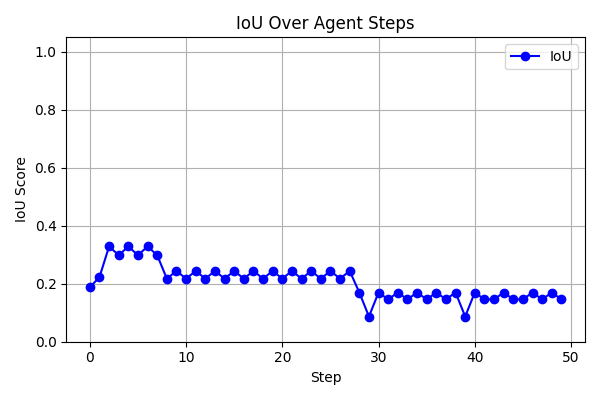

Reproduce this figure in Python.
import os
import matplotlib.pyplot as plt

def load_ious(output_root="outputs"):
    steps = sorted(
        [d for d in os.listdir(output_root) if d.startswith("step_")],
        key=lambda x: int(x.split("_")[1])
    )

    ious = []
    for step in steps:
        iou_path = os.path.join(output_root, step, "iou.txt")
        if os.path.exists(iou_path):
            with open(iou_path, "r") as f:
                try:
                    iou = float(f.read().strip())
                    ious.append(iou)
                except ValueError:
                    print(f"Invalid IoU in {iou_path}")
    return ious

def plot_ious(ious):
    plt.figure(figsize=(6, 4))
    plt.plot(range(len(ious)), ious, marker='o', color='blue', label="IoU")
    plt.title("IoU Over Agent Steps")
    plt.xlabel("Step")
    plt.ylabel("IoU Score")
    plt.ylim(0, 1.05)
    plt.grid(True)
    plt.legend()
    plt.tight_layout()
    plt.show()

if __name__ == "__main__":
    ious = load_ious()
    if ious:
        plot_ious(ious)
    else:
        print("⚠️ No IoU scores found in outputs/")
